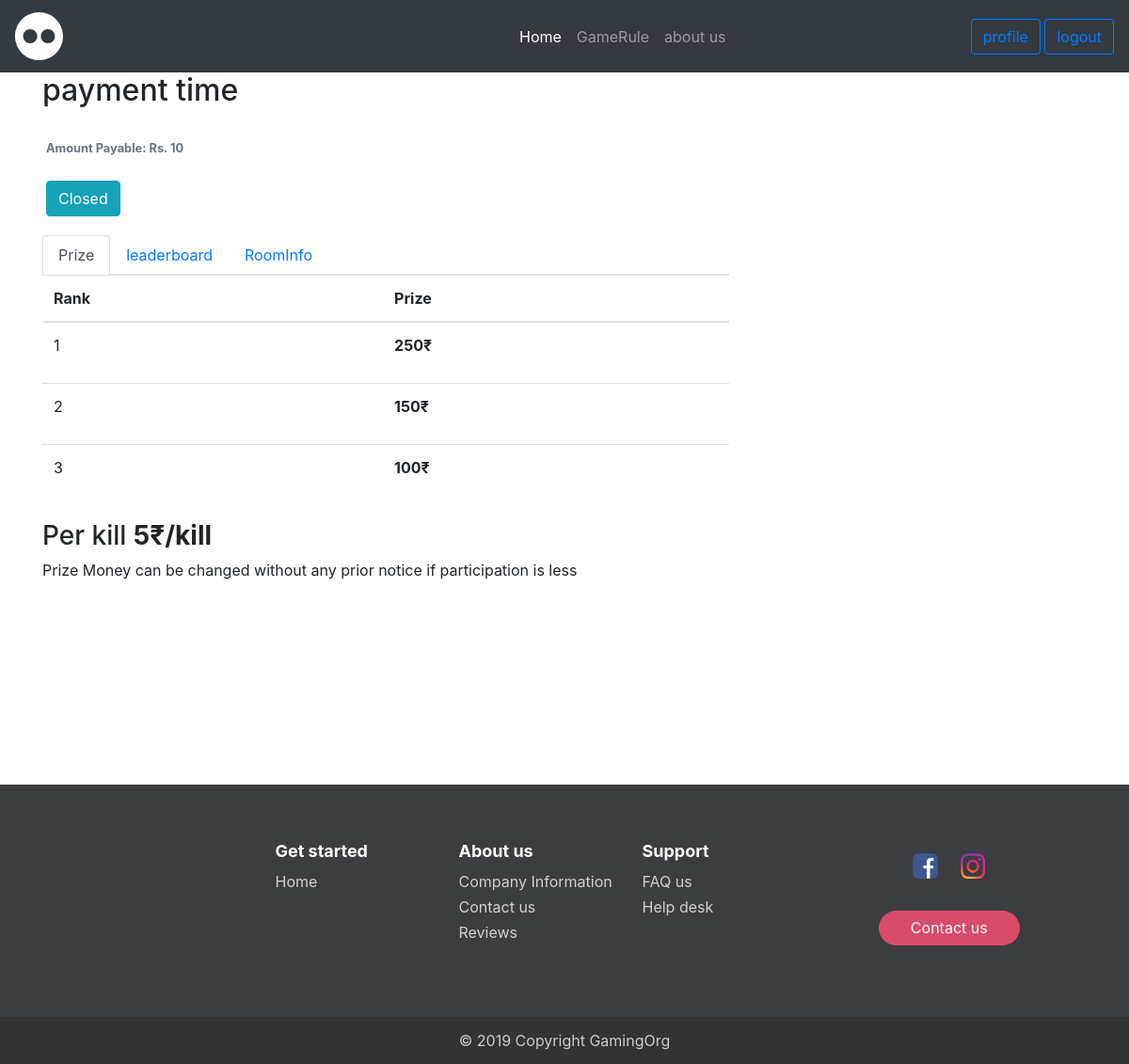
Before: /payment/?id=6 (signed in) with the older database file.
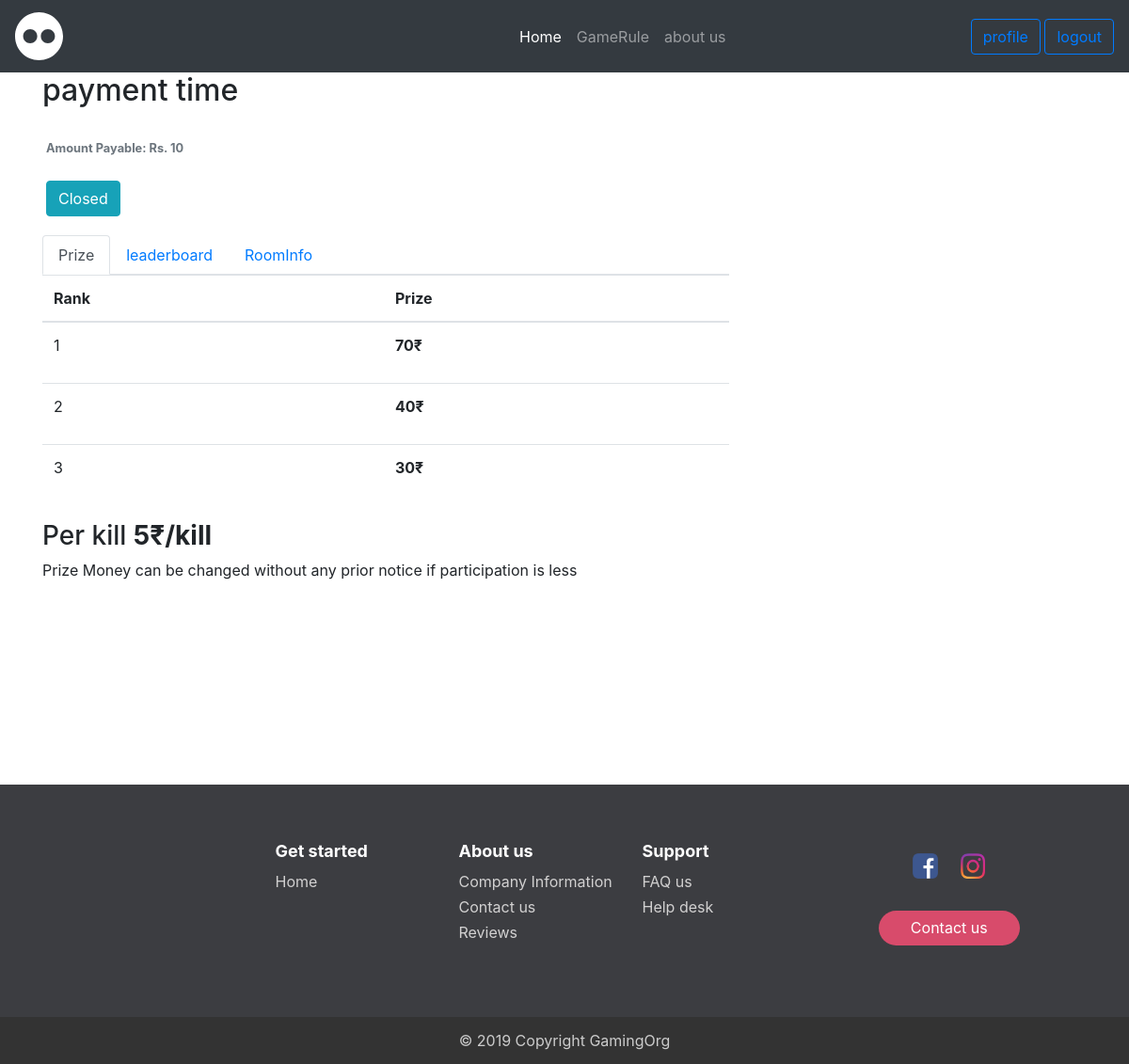
After: the same page with the newer database file.
### blog/models.py (models this page shows, shortened)
class Post(models.Model):
    title = models.CharField(max_length=100,default='pubg')
    participants = models.IntegerField(blank=True,default=100)
    timing = models.DateTimeField(default=datetime.now())
    reg_fee = models.IntegerField(blank=True,default=0)
    date_posted = models.DateTimeField(editable=False,default=timezone.now)
    author = models.ForeignKey(User, on_delete=models.CASCADE)
    team_type = models.CharField(max_length=50, blank=True)
    prize_pool = models.IntegerField(blank=True,default=0)
    per_kill = models.IntegerField(blank=True,default=0)
    map = models.CharField(max_length=20, choices=MAP_CHOICES, default='Erangal')
    room_id = models.CharField(max_length=50, default='0')
    room_pass = models.CharField(max_length=50, default='0')
    rank_1 = models.IntegerField(blank=True,default=0)
    rank_2 = models.IntegerField(blank=True,default=0)
    rank_3 = models.IntegerField(blank=True,default=0)
    rank_4 = models.IntegerField(blank=True,default=0)
    rank_5 = models.IntegerField(blank=True,default=0)
    rank_6 = models.IntegerField(blank=True,default=0)
    rank_7 = models.IntegerField(blank=True,default=0)
    rank_8 = models.IntegerField(blank=True,default=0)
    rank_9 = models.IntegerField(blank=True,default=0)
    rank_10 = models.IntegerField(blank=True,default=0)
    def get_successful_order_count(self):
        return self.orders.filter(payment_status='TXN_SUCCESS').count()
    def get_successful_orders(self):
        data = []
        a = self.orders.filter(payment_status='TXN_SUCCESS')
        b = a.exclude(rank=None).order_by('rank')
        for item in b:
            data.append(item)
        c = a.filter(rank=None).order_by('total_kill')
        for item in c:
            data.append(item)
        return data
    def limit(self):
        nowtime = datetime.utcnow()
        t = timezone.now()
        t.astimezone(timezone.utc).replace(tzinfo=None)
        a = self.timing
        return a < t - timedelta(minutes=15)

### blog/views.py (the view)
# urls.py: path('payment/', views.payment, name='blog-payment'),
@login_required
def payment(request):
    if not request.user.profile.pubgusername:
        messages.success(request, f'Please update your profile first')
        return redirect('profile')
    gameId = request.GET['id']
    print(gameId)
    game = Post.objects.get(id=gameId)
    context = {'game' : game }
    success = request.GET.get('success', None)
    if success is not None:
        print(success)
        if success == 'true':
            context['paymentSuccess'] = True
        else:
            context['paymentFailed'] = True
    if game.orders.filter(owner=request.user, payment_status='TXN_SUCCESS').exists():
        context['user_has_paid'] = True
    return render(request, 'users/payment.html', context)

### users/templates/users/payment.html (shortened to what this page needs)
{% extends "blog/base.html" %}
{% load static %}
{% load crispy_forms_tags %}
{% block content %}
    <h2>payment time</h2>
    <div class="card-body px-1">
        <small class="text-muted" style="align:center;">
            <b>Amount Payable: Rs. {{game.reg_fee}}</b>
            <br><br>
            {% if user_has_paid %}
              <a href='#' class='btn btn-info' style='color:white'> Paid </a>
            {% elif  game.get_successful_order_count is 100 %}
              <a href='#' class='btn btn-info' style='color:white'> Closed </a>
	      {% elif game.limit %}
                <a href='#' class='btn btn-info' style='color:white'> Closed </a>
            {% else %}
              <a href='/paytm/payment?id={{game.id}}' class='btn btn-info' style='color:white'> Pay Now </a>
            {% endif %}
        </small>
    </div>
<ul class="nav nav-tabs" id="myTab" role="tablist">
  <li class="nav-item">
    <a class="nav-link active" id="home-tab" data-toggle="tab" href="#home" role="tab" aria-controls="home" aria-selected="true">Prize</a>
  </li>
  <li class="nav-item">
    <a class="nav-link" id="profile-tab" data-toggle="tab" href="#profile" role="tab" aria-controls="profile" aria-selected="false">leaderboard</a>
  </li>
  <li class="nav-item">
    <a class="nav-link" id="contact-tab" data-toggle="tab" href="#contact" role="tab" aria-controls="contact" aria-selected="false">RoomInfo</a>
  </li>
</ul>
<div class="tab-content" id="myTabContent">
  <div class="tab-pane fade show active" id="home" role="tabpanel" aria-labelledby="home-tab">
        <table class="table" >
      <thead>
        <tr>
          <th scope="col">Rank</th>
          <th scope="col">Prize</th>
        </tr>
      </thead>
      <tbody>
        <tr> <td><p>1</p></td>
        <td><b>{{ game.rank_1 }}&#x20b9;</b></td>
        <tr> <td><p>2</p></td>
        <td><b>{{ game.rank_2 }}&#x20b9;</b></td>
        <tr> <td><p>3</p></td>
        <td><b>{{ game.rank_3 }}&#x20b9;</b></td>
      </tr>
    </table>
      <h3>Per kill <b>{{ game.per_kill }}&#x20b9/kill</b></h3>
<p>Prize Money can be changed without any prior notice if participation is less</p>
  </div>
</div>
{% endblock content %}

### blog/templates/blog/base.html (shortened to what this page needs)
{% load static %}
<!DOCTYPE html>
<html lang="en" dir="ltr">
  <head>
    <link rel="stylesheet" href="https://stackpath.bootstrapcdn.com/bootstrap/4.2.1/css/bootstrap.min.css">
    <link rel="stylesheet" href="{% static 'blog/main.css' %}">
  </head>
  <body>
  <nav class="navbar navbar-expand-lg navbar-dark bg-dark">
  <a class="navbar-brand" href="{% url 'blog-home' %}">
    <img src="{% static '/blog/logo2.svg' %}" alt="GamingOrg" id="logo" height="5%" width="5%">
  </a>
  <div class="collapse navbar-collapse" id="navbarSupportedContent">
    <ul class="navbar-nav mr-auto">
      <li class="nav-item active">
        <a class="nav-link" href="{% url 'blog-home' %}">Home <span class="sr-only">(current)</span></a>
      </li>
      <li class="nav-item">
        <a class="nav-link" href="{% url 'blog-gamerule' %}">GameRule</a>
      </li>
      <li class="nav-item">
        <a class="nav-link" href="{% url 'blog-about' %}" tabindex="-1" >about us</a>
      </li>
    </ul>
    <form class="form-inline my-2 my-lg-0">
    {% if user.is_authenticated %}
      <a class="btn btn-outline-primary my-2 my-sm-0" role="button" href="{% url 'profile' %}">profile</a>&nbsp
      <a class="btn btn-outline-primary my-2 my-sm-0" role="button" href="{% url 'logout' %}">logout</a>
    {% else %}
    <a href="{% url 'login' %}" class="btn btn-outline-primary my-2 my-sm-0" role="button" aria-disabled="true">Login</a>&nbsp&nbsp
    <a href="{% url 'register' %}" class="btn btn-outline-danger my-2 my-sm-0 " role="button" aria-disabled="true">SignUp</a>
    {% endif %}
    </form>
  </div>
</nav>
<main role="main" class="container">
      <div class="row">
        <div class="col-md-8">
          {% block content %}{% endblock %}
        </div>
     </div>
   </main>
    <div class="contents">
    </div>
        <footer id="myFooters">
            <div class="containers box">
                <div class="row">
                    <div class="col-sm-3">
                    </div>
                    <div class="col-sm-2">
                        <h5>Get started</h5>
                        <ul>
                            <li><a href="#">Home</a></li>
                        </ul>
                    </div>
                    <div class="col-sm-2">
                        <h5>About us</h5>
                        <ul>
                            <li><a href="#">Company Information</a></li>
                            <li><a href="https://www.facebook.com/GamingOrg">Contact us</a></li>
                            <li><a href="#">Reviews</a></li>
                        </ul>
                    </div>
                    <div class="col-sm-2">
                        <h5>Support</h5>
                        <ul>
                            <li><a href="{% url 'blog-faq' %}" tabindex="-1" >FAQ us</a></li>
                            <li><a href="https://www.facebook.com/GamingOrg">Help desk</a></li>
                        </ul>
                    </div>
                    <div class="col-sm-3">
                        <div class="social-networkss">
                            <a href="https://www.facebook.com/GamingOrg"><img src="{% static 'blog/fb.png' %}" alt="My image" height="10%" width="10%"></a>
                              <a href="https://www.instagram.com/"><img src="{% static 'blog/insta.png' %}" alt="My image" height="10%" width="10%"></a>
                        </div>
                        <button type="button" class="btn btn-default">Contact us</button>
                    </div>
                </div>
            </div>
            <div class="footer-copyrights">
                <p>© 2019 Copyright GamingOrg </p>
            </div>
        </footer>
  </body>
</html>

### static/blog/main.css (style rules this page uses)
#logo { height: 10%; width: 10%; }
#myFooters { background-color: #3c3d41; color: white; padding-top: 30px; }
#myFooters .footer-copyrights { background-color: #333333; padding-top: 3px; padding-bottom: 3px; text-align: center; }
#myFooters .row { margin-bottom: 60px; }
#myFooters .footer-copyrights p { margin: 10px; color: #ccc; }
.box { padding:0px; margin:0px; width:95%; }
#myFooters ul { list-style-type: none; padding-left: 0; line-height: 1.7; }
#myFooters h5 { font-size: 18px; color: white; font-weight: bold; margin-top: 30px; }
#myFooters a { color: #d2d1d1; text-decoration: none; }
#myFooters .social-networkss { text-align: center; padding-top: 30px; padding-bottom: 16px; }
#myFooters .social-networkss a { font-size: 32px; color: #f9f9f9; padding: 10px; transition: 0.2s; }
#myFooters .btn { color: white; background-color: #d84b6b; border-radius: 20px; border: none; width: 150px; display: block; margin: 0 auto; margin-top: 10px; line-height: 25px; }
.contents { flex: 1 0 auto; -webkit-flex: 1 0 auto; min-height: 200px; }
#myFooters { flex: 0 0 auto; -webkit-flex: 0 0 auto; }

Changed rows visible on the page:
changed Post: rank_1 "250" → "70"; rank_2 "150" → "40"; rank_3 "100" → "30"
